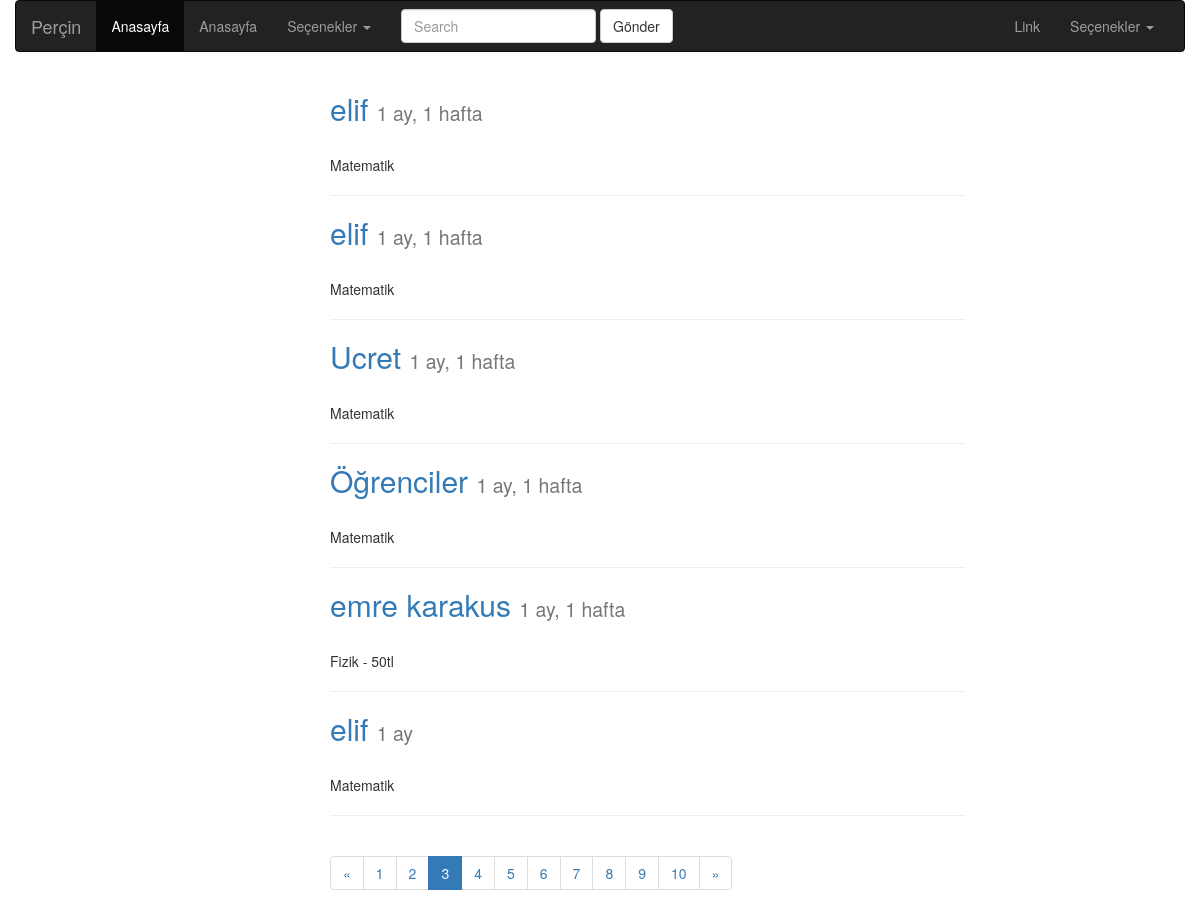
Screenshot of /hesap/?page=3 with the database file from the repository.
### hesap/models.py (models this page shows, shortened)
class Post(models.Model):
    title = models.CharField(max_length=250, blank=False, verbose_name='Ad ve Soyad Giriniz')
    ders = models.ForeignKey(to=Dersler, null=True, blank=False, verbose_name='Dersler',on_delete=models.CASCADE)
    icerik = models.ManyToManyField(Ogretmen, verbose_name='Öğretmen', help_text='Öğretmen Seçiniz')
    draft = models.BooleanField(default=False, verbose_name='Taslak olusturulsun mu?')
    img=models.ImageField(blank=True,verbose_name='Resim')
    created_date = models.DateTimeField(auto_now_add=True)  # sadece ilk oluşturulduğunda
    updated_date = models.DateTimeField(auto_now=True)  # her kayıt işleminde
    Tarih = models.DateTimeField(default=datetime.now() + timedelta(days=30))
    class Meta:
        verbose_name_plural = 'Gönderiler'
        ordering = ['created_date']  # oluşturulan zamana göre sıralama yapar

class Dersler(models.Model):
    ders_adi = models.CharField(max_length=100, default='', verbose_name='Ders Adi')
    kategori = models.ManyToManyField(Category, verbose_name='Ders', help_text='Ders seçiniz')
    class Meta:
        verbose_name_plural = 'Dersler'
    def __str__(self):
        return self.ders_adi

### hesap/views.py (the view)
def post_list(request):
    hesap_list = Post.objects.all()
    page=request.GET.get('page',1)
    paginator=Paginator(hesap_list,6)
    try:
        hesap_list=paginator.page(page)
    except EmptyPage :
        hesap_list=paginator.page(paginator.num_pages)
    except PageNotAnInteger :
        hesap_list=paginator.page(1)
    return render(request, 'hesap/post_list.html', context={'post_list': hesap_list})

### templates/hesap/post_list.html (shortened to what this page needs)
{% extends 'base.html' %}
{% load static %}
{% block icerik %}
    <div class="col-lg-7 col-lg-offset-3">
   {% for post in post_list %}
        <h2><a href="{% url 'hesap:post_detail' post.pk %} " >{{ post.title }}</a>
        <small> {{ post.created_date | timesince }}</small>
         </h2>
    <br>
        <p> {{post.ders}} </p>
    <hr>
   {% endfor %}
    {% if post_list.has_other_pages %}
        <ul class="pagination">
          {% if post_list.has_previous %}
              <li><a href="?page={{ post_list.previous_page_number }}">&laquo;</a></li>
          {% else %}
              <li class="disabled"><span>&laquo;</span></li>
          {% endif %}
          {% for i in post_list.paginator.page_range  %}
              {% if post_list.number == i %}
                  <li class="active"><span>{{ i }}<span class="sr-only">(current)</span></span> </li>
              {% else %}
                  <li><a href="?page={{ i }}">{{ i }}</a></li>
              {% endif %}
          {% endfor %}
          {% if post_list.has_next %}
              <li><a href="?page={{ post_list.next_page_number }}" >&raquo;</a></li>
          {% else %}
              <li class="disabled"><span>&raquo;</span></li>
          {% endif %}
        </ul>
    {% endif %}
{% endblock %}

### rows the page displays
Post: title "elif", created_date "1 ay, 1 hafta", ders "Matematik"
Post: title "elif", created_date "1 ay, 1 hafta", ders "Matematik"
Post: title "Ucret", created_date "1 ay, 1 hafta", ders "Matematik"
Post: title "Öğrenciler", created_date "1 ay, 1 hafta", ders "Matematik"
Post: title "emre karakus", created_date "1 ay, 1 hafta", ders "Fizik - 50tl"
Post: title "elif", created_date "1 ay", ders "Matematik"

### other values shown
{{ i }} "1" "2" "4" "5" "6" "7" "8" "9" "10"
{{ i }} "3"
